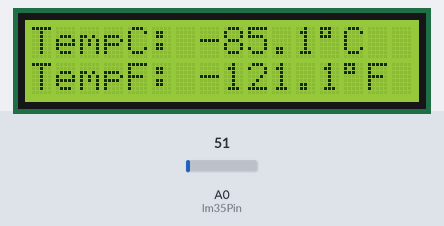
Bench run of a sketch on a simulated Arduino Uno, built with avr-gcc and run on an emulated ATmega328P. On the bench: 16×2 character LCD. Inputs (shaded band) come from the test bench; at power-on: A0 (lm35Pin) = 51. What the sketch prints to the serial monitor is not drawn.

Above: at 1.2 s.
1.3 s: A0 (lm35Pin) set to 61
At 2.8 s:
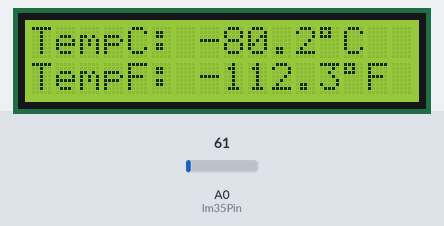
4.0 s: A0 (lm35Pin) set to 71
At 5.6 s:
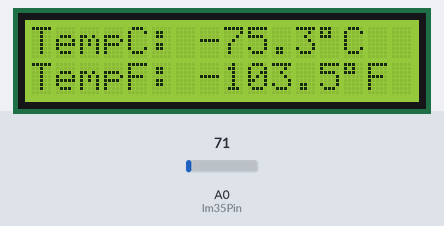
6.7 s: A0 (lm35Pin) set to 86
At 8.6 s:
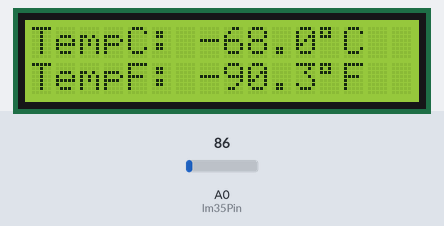
Timing chart, 0 to 10.1 s (numbered marks = the images above; inputs shaded):
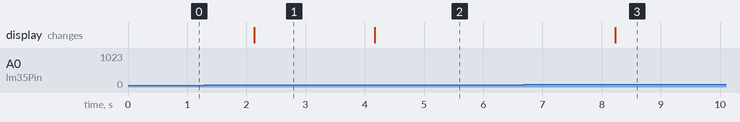

The sketch:

3A-LM35-LCD.ino
```cpp
//LM35


#include <Wire.h>
#include <LiquidCrystal_I2C.h>

LiquidCrystal_I2C lcd(0x27, 16, 2);

const int lm35Pin = A0;

void setup() {
  lcd.init();
  lcd.backlight();
  Serial.begin(9600);

  Serial.println("Time(s)\tTemp (°C)\tTemp (°F)");
}

void loop() {
  static unsigned long startTime = millis();

  int sensorValue = analogRead(lm35Pin);

  float voltage = sensorValue * (5.0 / 1023.0);
  float tempC = voltage * 100.0;

  tempC -= 110;

  float tempF = (tempC * 9.0 / 5.0) + 32.0;

  lcd.clear();
  lcd.setCursor(0, 0);
  lcd.print("TempC: ");
  lcd.print(tempC, 1);
  lcd.write(223);
  lcd.print("C");

  lcd.setCursor(0, 1);
  lcd.print("TempF: ");
  lcd.print(tempF, 1);
  lcd.write(223);
  lcd.print("F");

  unsigned long elapsedSec = (millis() - startTime) / 1000;
  Serial.print(elapsedSec);
  Serial.print("\t");
  Serial.print(tempC, 1);
  Serial.print("\t\t");
  Serial.println(tempF, 1);


  Serial.print("Raw ADC: ");
  Serial.print(sensorValue);
  Serial.print("   Voltage: ");
  Serial.println(voltage, 3);

  delay(2000);
}
```

Measured:
- after the input at 1.3 s, the display: changes after 0.83 s (image 1)
- after the input at 4.0 s, the display: changes after 0.17 s (image 2)
- after the input at 6.7 s, the display: changes after 1.5 s (image 3)
